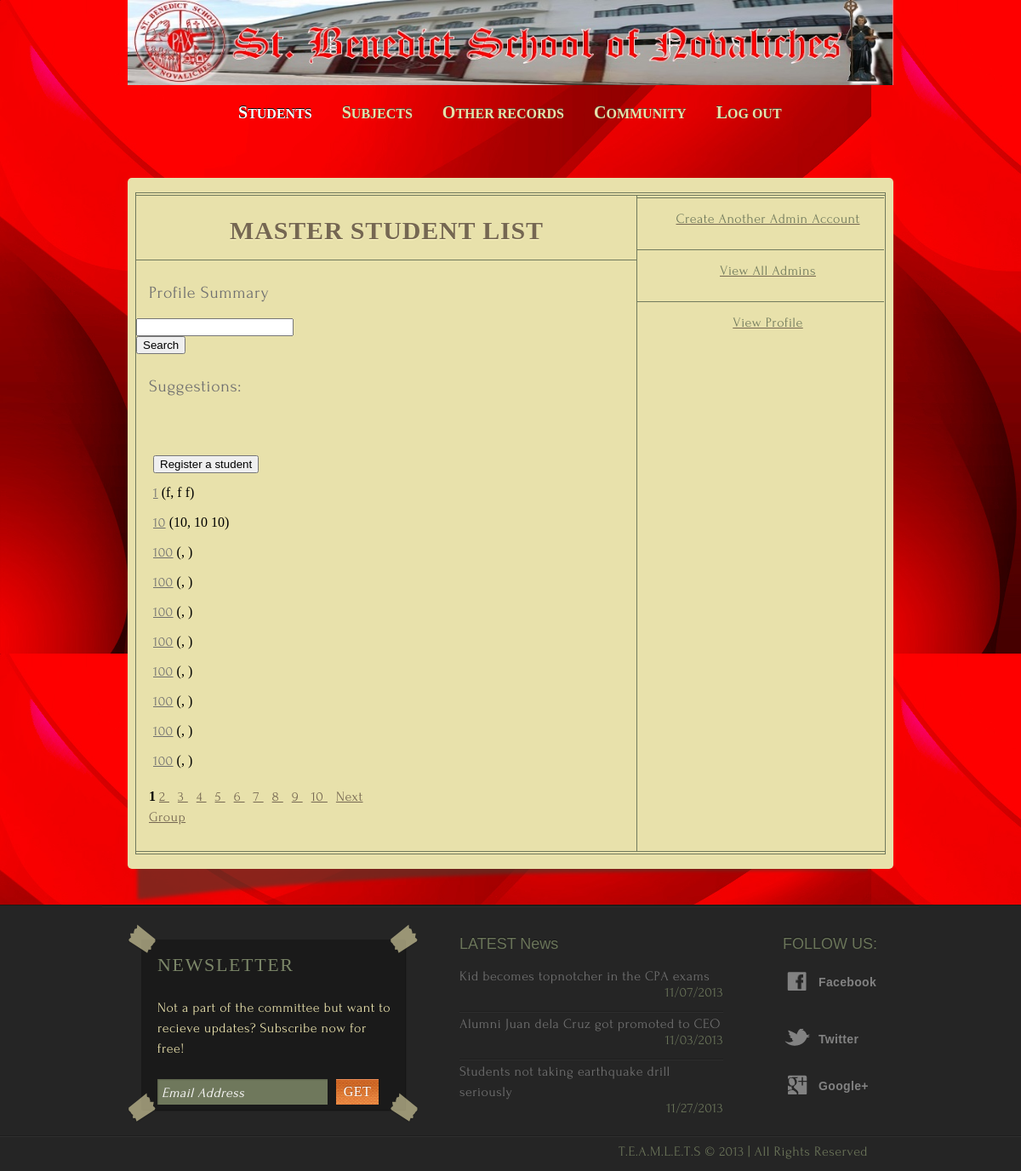
Screenshot of /adportalindex.php (signed in) with the database file from the repository.
### tables this page shows
CREATE TABLE IF NOT EXISTS `students` (
  `username` varchar(50) NOT NULL,
  `password` varchar(50) NOT NULL,
  `fname` varchar(70) NOT NULL,
  `mname` varchar(70) NOT NULL,
  `lname` varchar(70) NOT NULL,
  `section` varchar(20) NOT NULL
);

### adportalindex.php (the view, shortened to what this page needs)
<!DOCTYPE html>
<html>
<head>
	<link rel="stylesheet" href="css/style-admin.css" type="text/css">
</head>
<body>
	<div class="header">
		<div>
			<a href="index.php" id="logo"><img src="images/benedict_header.jpg" alt="logo" height="100px" width="900px"></a>
			<br/>
			<ul>
				<li class="selected">
					<a href="adportalindex.php"><span>S</span>tudents</a>
				</li>
				<li>
					<a href="adsubjects.php"><span>S</span>ubjects</a>
				</li>
				<li>
					<a href="adothers.php"><span>O</span>ther Records</a>
				</li>
				<li>
					<a href="adportalcommunity.php"><span>C</span>ommunity</a>
				</li>
				<li>
					<a href="Logout.php"><span>L</span>og out</a>
				</li>
			</ul>
		</div>
	</div>
	<div class="body">
		<div>
			<div>
				<div>
					<div>
						<div class="section">
						<?php
							Print "<h2>Master Student List</h2>";
							Print "<p>Profile Summary</p><br/>";
						?>
							<form action="adportalindex.php" name="lol" method="POST">
								<input type="text" name="search" onkeyup="showHint(this.value)"> <br/>
								<Input type="submit" value="Search"/>
								<p>Suggestions: <p id="txtHint"></p>
								<br/>
							</form>
						<?php
							Print "<ul>";
							Print "<li>";
							Print '<input type ="button" value="Register a student" onClick="register()">';
							Print "</li>";
							if($_SERVER['REQUEST_METHOD'] == 'POST'){
								$pages = 0;
								$message = mysql_real_escape_string($_POST['search']);
								$query = mysql_query("Select * FROM students");
								$pages_query = mysql_num_rows($query);
								$pages = ceil($pages_query / 10);
								$page = (isset($_GET['page'])) ? (int)$_GET['page'] : 1;
								$start = ($page - 1) * 10;
								$query = mysql_query("SELECT * FROM students WHERE username like '%$message%' OR lname like '%$message%' OR fname like '%$message%' OR mname like '%$message%' LIMIT $start, 10");
								Print '<a href="adportalindex.php">Back to List</a>';
								Print '<p>Search Results:</p>';
								while($result = mysql_fetch_assoc($query))
								{
									Print '<li>' .'<p><a href="adportalstudent.php?number='.$result['username'].'&fname='.$result['fname'].'&mname='.$result['mname'].'&lname='.$result['lname'].'">' .$result['username'] ."</a></p>"."". ' ('.$result['lname'] .', '.$result['fname'].' '.$result['mname']. ')' .'</li>';
								}
								Print '<div id="pagination"><br/>';
							if($pages >= 1){
								$temp = 1;
								if($pages >= 20)
								{
									$temp = $page - 10;
									if($temp <= 0){
										$temp = 1;
									}
									if($page > 1){
										echo '<a href="?page='.$temp.'">Previous</a>';
									}
								}
								for($x = $page; $x <= $pages; $x++){
									echo ($x == $page) ? '<strong> '.$x.' </strong>' : '<a href="?page='.$x.'"> '.$x.' </a>';
									if($x == ($page + 9)){
										break;
									}
								}
								if($pages >= 10)
								{
									$temp = $page + 10;
									if($temp <= $pages)
									{
										echo '<a href="?page='.$temp.'">Next Group</a>';
									}
								}
							}
							Print "</div>";
							}
							else
							{
							$query = mysql_query("Select * FROM students");
							$pages_query = mysql_num_rows($query);
							$pages = ceil($pages_query / 10);
							$page = (isset($_GET['page'])) ? (int)$_GET['page'] : 1;
							$start = ($page - 1) * 10;
							$query = mysql_query("Select * from students ORDER BY username ASC LIMIT $start, 10");
							while($result = mysql_fetch_array($query))
									{
										Print '<li>' .'<p><a href="adportalstudent.php?number='.$result['username'].'&fname='.$result['fname'].'&mname='.$result['mname'].'&lname='.$result['lname'].'">' .$result['username'] ."</a></p>"."". ' ('.$result['lname'] .', '.$result['fname'].' '.$result['mname']. ')' .'</li>';
									}
							Print '<div id="pagination"><br/>';
							if($pages >= 1){
								for($x = $page; $x <= $pages; $x++){
									echo ($x == $page) ? '<strong> '.$x.' </strong>' : '<a href="?page='.$x.'"> '.$x.' </a>';
									if($x == ($page + 9)){
										break;
									}
								}
								if($pages >= 10)
								{
									$temp = $page + 10;
									if($temp <= $pages)
									{
										echo '<a href="?page='.$temp.'">Next Group</a>';
									}
								}
							}
							Print "</div>";
							}
							?>
							</ul>
							</div>
						<div>
						<ul>
						<ul>
								<li>
									<div>
										<a href="adminregister.php" align="center"><span>Create Another Admin Account</span></a>
									</div>
								</li>
								<li>
									<div>
										<a href="adminview.php" align="center"><span>View All Admins</span></a>
									</div>
								</li>
								<li>
									<div>
										<a href="adminprofile.php" align="center"><span>View Profile</span></a>
									</div>
								</li>
						</ul>
						</div>
					</div>
				</div>
			</div>
		</div>
	</div>
	<div class="footer">
		<div>
			<div>
				<h3>NEWSLETTER</h3>
				<p>
					Not a part of the committee but want to recieve updates? Subscribe now for free!
				</p>
				<form action="portalindex.php">
					<input type="text" value="Email Address" onblur="this.value=!this.value?'Email Address':this.value;" onfocus="this.select()" onclick="this.value='';">
					<input type="submit" value="Get">
				</form>
			</div>
			<div>
				<h4>LATEST News</h4>
				<ul>
					<li>
						<p>
							<a href="#">Kid becomes topnotcher in the CPA exams</a>
						</p><br/>
						<span>11/07/2013</span>
					</li>
					<li>
						<p>
							<a href="#">Alumni Juan dela Cruz got promoted to CEO</a>
						</p><br/>
						<span>11/03/2013</span>
					</li>
					<li>
						<p>
							<a href="#">Students not taking earthquake drill seriously</a>
						</p><br/>
						<span>11/27/2013</span>
					</li>
				</ul>
			</div>
			<div class="connect">
				<h4>FOLLOW US:</h4>
				<a href="http://www.facebook.com" class="facebook">Facebook</a> <a href="http://www.twitter.com" class="twitter">Twitter</a> <a href="http://www.google.com" class="google">Google+</a>
			</div>
		</div>
		<div>
			<p>
				T.E.A.M.L.E.T.S &#169; 2013 | All Rights Reserved
			</p>
		</div>
	</div>
</body>
</html>

### rows the page displays
students: username "1", lname "f", fname "f", mname "f"
students: username "10", lname "10", fname "10", mname "10"
students: username "100"
students: username "100"
students: username "100"
students: username "100"
students: username "100"
students: username "100"
students: username "100"
students: username "100"
